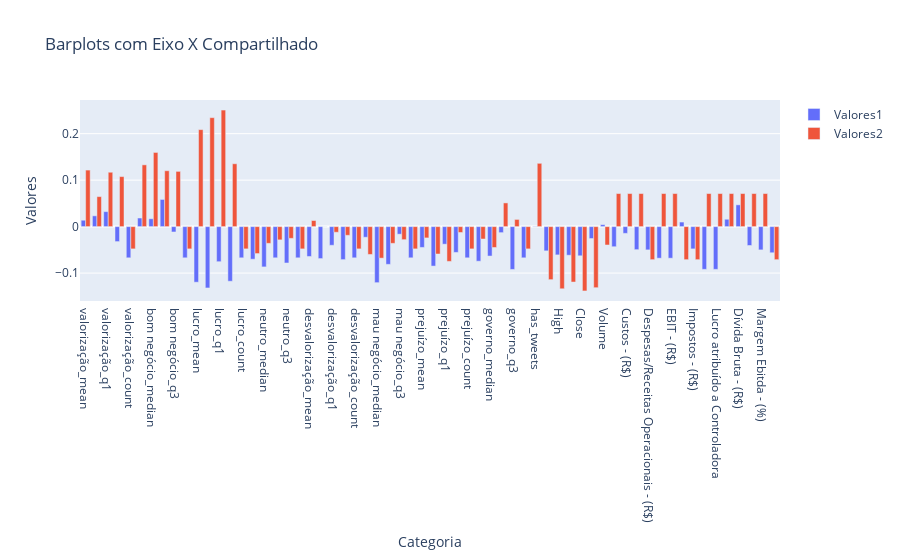

Here is the notebook cell this chart was saved with:
### Markdown cell above
## PETR4

### Code cell
# Criar o primeiro conjunto de barras
bar1 = go.Bar(
    x=hasRise_correlations[:-1].index, 
    y=hasRise_correlations[:-1], 
    name='Valores1'
)

# Criar o segundo conjunto de barras
bar2 = go.Bar(
    x=hasRise_correlations2[:-1].index, 
    y=hasRise_correlations2[:-1], 
    name='Valores2'
)

# Combinar as barras em um gráfico
fig = go.Figure(data=[bar1, bar2])

# Atualizar o layout
fig.update_layout(
    title='Barplots com Eixo X Compartilhado',
    xaxis_title='Categoria',
    yaxis_title='Valores',
    barmode='group'  # Modo de agrupamento das barras
)

# Exibir o gráfico
fig.show()

### Figure 1 — Plotly figure (JSON) as saved in the notebook; plotly's stock layout.template omitted (floating-point values rounded to 4 significant figures)
{"data": [{"name": "Valores1", "type": "bar", "x": ["valorização_mean", "valorização_median", "valorização_q1", "valorização_q3", "valorização_count", "bom negócio_mean", "bom negócio_median", "bom negócio_q1", "bom negócio_q3", "bom negócio_count", "lucro_mean", "lucro_median", "lucro_q1", "lucro_q3", "lucro_count", "neutro_mean", "neutro_median", "neutro_q1", "neutro_q3", "neutro_count", "desvalorização_mean", "desvalorização_median", "desvalorização_q1", "desvalorização_q3", "desvalorização_count", "mau negócio_mean", "mau negócio_median", "mau negócio_q1", "mau negócio_q3", "mau negócio_count", "prejuízo_mean", "prejuízo_median", "prejuízo_q1", "prejuízo_q3", "prejuízo_count", "governo_mean", "governo_median", "governo_q1", "governo_q3", "governo_count", "has_tweets", "Open", "High", "Low", "Close", "Adj Close", "Volume", "Receita Líquida - (R$)", "Custos - (R$)", "Lucro Bruto - (R$)", "Despesas/Receitas Operacionais - (R$)", "EBITDA - (R$)", "EBIT - (R$)", "Resultado Financeiro - (R$)", "Impostos - (R$)", "Lucro Líquido - (R$)", "Lucro atribuído a Controladora", "Lucro atribuído a Não Controladores", "Dívida Bruta - (R$)", "Margem Bruta - (%)", "Margem Ebitda - (%)", "Margem Líquida - (%)"], "y": [0.01375, 0.02319, 0.03224, -0.03224, -0.06716, 0.01849, 0.01688, 0.05846, -0.01155, -0.06716, -0.1197, -0.132, -0.07548, -0.1176, -0.06716, -0.07015, -0.08674, -0.06717, -0.07827, -0.06716, -0.06428, -0.06878, -0.04016, -0.07103, -0.06716, -0.02289, -0.1206, -0.08121, -0.01629, -0.06716, -0.04481, -0.08493, -0.03782, -0.05552, -0.06716, -0.07446, -0.06335, -0.01296, -0.09217, -0.06716, -0.0006218, -0.05219, -0.06085, -0.06158, -0.0628, -0.02565, 0.004182, -0.0433, -0.01453, -0.04959, -0.05009, -0.06796, -0.06796, 0.009788, -0.04794, -0.09198, -0.09198, 0.01583, 0.04684, -0.04065, -0.05009, -0.05628]}, {"name": "Valores2", "type": "bar", "x": ["valorização_mean", "valorização_median", "valorização_q1", "valorização_q3", "valorização_count", "bom negócio_mean", "bom negócio_median", "bom negócio_q1", "bom negócio_q3", "bom negócio_count", "lucro_mean", "lucro_median", "lucro_q1", "lucro_q3", "lucro_count", "neutro_mean", "neutro_median", "neutro_q1", "neutro_q3", "neutro_count", "desvalorização_mean", "desvalorização_median", "desvalorização_q1", "desvalorização_q3", "desvalorização_count", "mau negócio_mean", "mau negócio_median", "mau negócio_q1", "mau negócio_q3", "mau negócio_count", "prejuízo_mean", "prejuízo_median", "prejuízo_q1", "prejuízo_q3", "prejuízo_count", "governo_mean", "governo_median", "governo_q1", "governo_q3", "governo_count", "has_tweets", "Open", "High", "Low", "Close", "Adj Close", "Volume", "Receita Líquida - (R$)", "Custos - (R$)", "Lucro Bruto - (R$)", "Despesas/Receitas Operacionais - (R$)", "EBITDA - (R$)", "EBIT - (R$)", "Resultado Financeiro - (R$)", "Impostos - (R$)", "Lucro Líquido - (R$)", "Lucro atribuído a Controladora", "Lucro atribuído a Não Controladores", "Dívida Bruta - (R$)", "Margem Bruta - (%)", "Margem Ebitda - (%)", "Margem Líquida - (%)"], "y": [0.1217, 0.06458, 0.117, 0.1076, -0.04793, 0.1329, 0.1596, 0.1203, 0.1189, -0.04793, 0.2087, 0.2345, 0.2508, 0.1352, -0.04793, -0.05803, -0.03603, -0.02855, -0.02527, -0.04793, 0.0131, 0, -0.01217, -0.01872, -0.04793, -0.0599, -0.06786, -0.03603, -0.02808, -0.04793, -0.02433, -0.05896, -0.07487, -0.01264, -0.04793, -0.02667, -0.04492, 0.05101, 0.01544, -0.04793, 0.1362, -0.1141, -0.1338, -0.1193, -0.1385, -0.1314, -0.03953, 0.07112, 0.07112, 0.07112, -0.07112, 0.07112, 0.07112, -0.07112, -0.07112, 0.07112, 0.07112, 0.07112, 0.07112, 0.07112, 0.07112, -0.07112]}], "layout": {"barmode": "group", "title": {"text": "Barplots com Eixo X Compartilhado"}, "xaxis": {"title": {"text": "Categoria"}}, "yaxis": {"title": {"text": "Valores"}}}}
